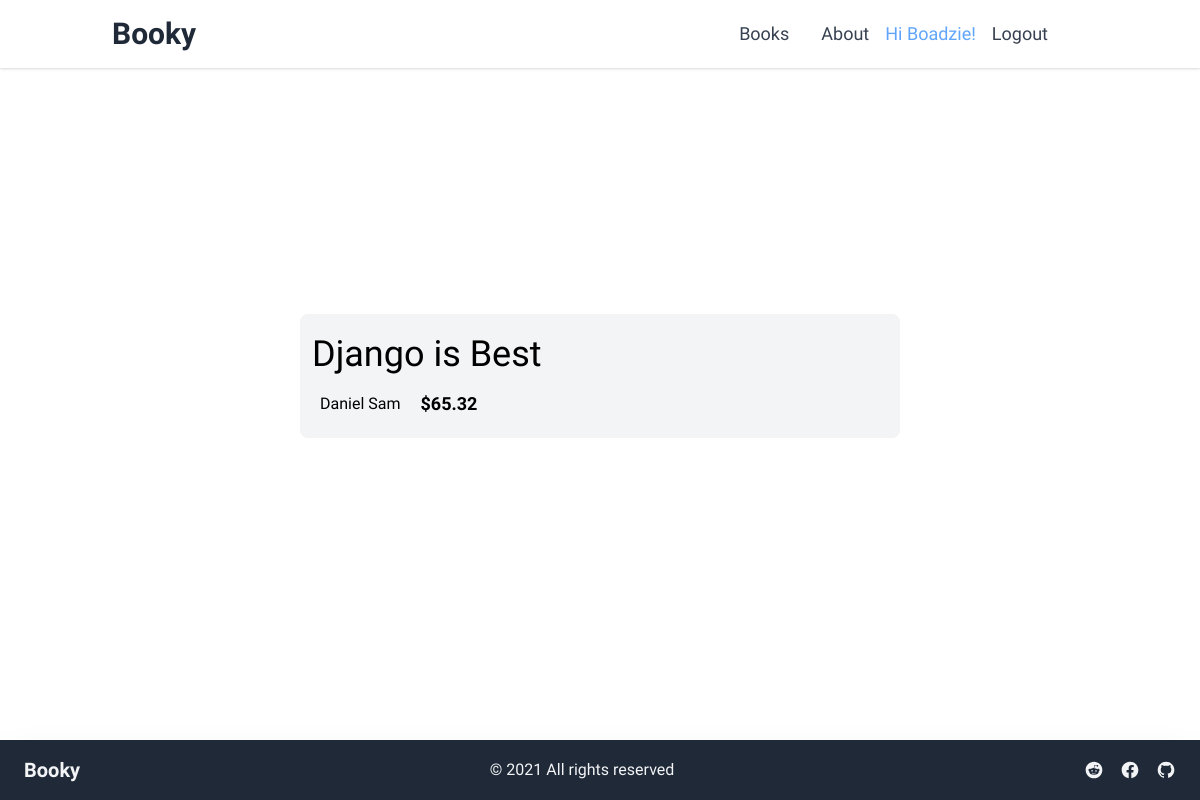
Page /books/b56f8321-48b6-4adb-8b5f-c177ad1c24ac/ (signed in) on the committed database.
### accounts/models.py (models this page shows)
class CustomUser(AbstractUser):
    pass

### books/models.py (models this page shows, shortened)
class Book(models.Model):
    id = models.UUIDField(  # new
        primary_key=True,
        default=uuid.uuid4,
        editable=False)
    title = models.CharField(max_length=200)
    author = models.CharField(max_length=200)
    price = models.DecimalField(max_digits=6, decimal_places=2)

### books/views.py (the view)
# urls.py: path('<uuid:pk>/', BookDetailView.as_view(), name="book")
class BookDetailView(DetailView):
    model = Book
    context_object_name = 'book'
    template_name = "books/book_detail.html"

### templates/books/book_detail.html (shortened to what this page needs)
{% extends "base.html" %} {% load static %}
{% block content %}
<div class="flex flex-col w-1/2 ml-auto mr-auto space-y-4">
     <div class="px-3 py-3 bg-gray-100 rounded-lg">
         <h2 class="py-2 text-4xl font-light">{{book.title}}</h2>
        <div class="flex space-x-3">
            <p class="inline-flex items-center justify-center px-2 py-1 text-light">{{book.author}}</p>
            <p class="py-2 text-lg font-bold">${{book.price}}</p>
        </div>
     </div>
</div>
{% endblock %}

### templates/_nav.html (shortened to what this page needs)
<nav class="bg-white shadow dark:bg-gray-800">
    <div class="container px-6 py-4 mx-auto md:flex md:justify-between md:items-center">
        <div class="flex items-center justify-between">
            <div>
                <a class="text-2xl font-bold text-gray-800 dark:text-white lg:text-3xl hover:text-gray-700 dark:hover:text-gray-300" href="/">Booky</a>
            </div>
        </div>
        <div class="items-center md:flex">
            <div class="flex flex-col md:flex-row md:mx-6">
                <a class="my-1 text-lg font-medium text-gray-700 dark:text-gray-200 hover:text-indigo-500 dark:hover:text-indigo-400 md:mx-4 md:my-0" href="{% url 'books' %}">Books</a>
                <a class="my-1 text-lg font-medium text-gray-700 dark:text-gray-200 hover:text-indigo-500 dark:hover:text-indigo-400 md:mx-4 md:my-0" href="{% url 'about' %}">About</a>
                {% if user.is_authenticated %}
                <p class="text-lg text-blue-400">Hi {{ user.username| capfirst }}!</p>
                <a class="my-1 text-lg font-medium text-gray-700 dark:text-gray-200 hover:text-indigo-500 dark:hover:text-indigo-400 md:mx-4 md:my-0" href="{% url 'account_logout' %}">Logout</a>
                {% endif %}
            </div>
        </div>
    </div>
</nav>

### static/css/styles.css (style rules this page uses)
body { font-family: "Open Sans Condensed", sans-serif; }

### rows in the picture
CustomUser: username "Boadzie"
Book: title "Django is Best", author "Daniel Sam", price "65.32"
